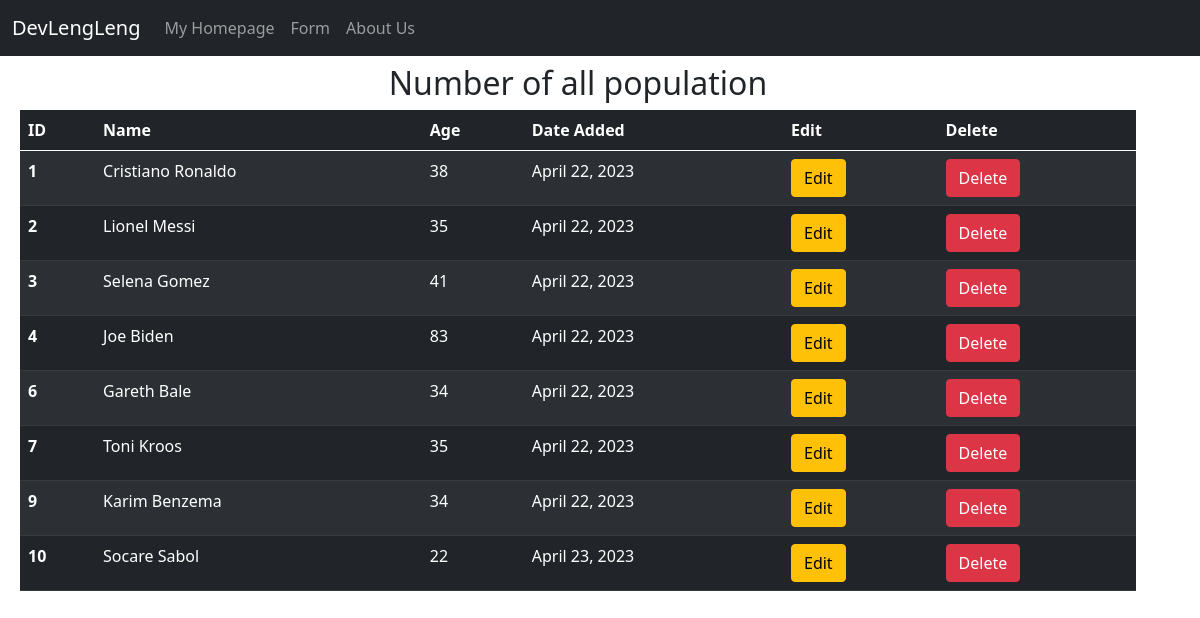
The page / on the database its author committed.
### myapp/models.py (models this page shows, shortened)
class Person(models.Model):
    name = models.CharField(max_length=100)
    age = models.IntegerField()
    date = models.DateField(auto_now_add=True)

### myapp/views.py (the view)
# urls.py: path('',views.index),
def index(request):
    all_person = Person.objects.all()
    return render(request,"index.html", {"all_person":all_person})

### myapp/templates/index.html (shortened to what this page needs)
{% extends "base.html" %}
{% block content %}
<h2 class="text-center">Number of all population</h2>
<table class="table table-dark table-striped">
    <thead>
        <tr>
            <th scope="col">ID</th>
            <th scope="col">Name</th>
            <th scope="col">Age</th>
            <th scope="col">Date Added</th>
            <th scope="col">Edit</th>
            <th scope="col">Delete</th>
        </tr>
    </thead>
    <tbody>
        {% for person in all_person %}
        <tr>
            <th scope="row">{{person.id}}</th>
            <td>{{person.name}}</td>
            <td>{{person.age}}</td>
            <td>{{person.date}}</td>
            <td><a href="edit/{{person.id}}" class="btn btn-warning">Edit</a></td>
            <td>
                <a href="delete/{{person.id}}"
                class="btn btn-danger"
                onclick="return confirm('Do you want to delete {{person.name}} ?')"
                >Delete</a>
            </td>
        </tr>
        {% endfor %}
    </tbody>
</table>
{% endblock %}

### rows shown on the page
Person: id "1", name "Cristiano Ronaldo", age "38", date "April 22, 2023"
Person: id "2", name "Lionel Messi", age "35", date "April 22, 2023"
Person: id "3", name "Selena Gomez", age "41", date "April 22, 2023"
Person: id "4", name "Joe Biden", age "83", date "April 22, 2023"
Person: id "6", name "Gareth Bale", age "34", date "April 22, 2023"
Person: id "7", name "Toni Kroos", age "35", date "April 22, 2023"
Person: id "9", name "Karim Benzema", age "34", date "April 22, 2023"
Person: id "10", name "Socare Sabol", age "22", date "April 23, 2023"
